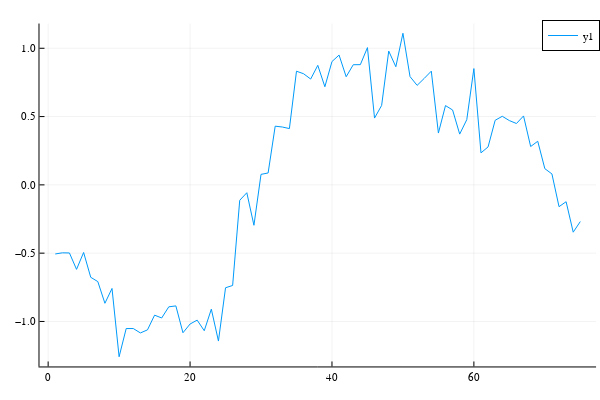

Notebook code for this chart:
### Code cell
plot(-8*μₗ/1e-3 .* V)

### Figure 1 — Plotly figure (JSON) as saved in the notebook; plotly's stock layout.template omitted (floating-point values rounded to 4 significant figures)
{"data": [{"colorbar": {"title": ""}, "legendgroup": "y1", "line": {"color": "rgba(0, 154, 250, 1.000)", "dash": "solid", "shape": "linear", "width": 1}, "mode": "lines", "name": "y1", "showlegend": true, "type": "scatter", "x": [1, 2, 3, 4, 5, 6, 7, 8, 9, 10, 11, 12, 13, 14, 15, 16, 17, 18, 19, 20, 21, 22, 23, 24, 25, 26, 27, 28, 29, 30, 31, 32, 33, 34, 35, 36, 37, 38, 39, 40, 41, 42, 43, 44, 45, 46, 47, 48, 49, 50, 51, 52, 53, 54, 55, 56, 57, 58, 59, 60, 61, 62, 63, 64, 65, 66, 67, 68, 69, 70, 71, 72, 73, 74, 75], "xaxis": "x", "y": [-0.5058, -0.4976, -0.4985, -0.6187, -0.4948, -0.6767, -0.7082, -0.8669, -0.7583, -1.258, -1.052, -1.052, -1.084, -1.062, -0.9539, -0.9744, -0.8929, -0.886, -1.083, -1.019, -0.9902, -1.068, -0.9099, -1.143, -0.7532, -0.7366, -0.1129, -0.05754, -0.2958, 0.07688, 0.08705, 0.4297, 0.4236, 0.412, 0.8322, 0.8136, 0.7746, 0.8751, 0.7183, 0.9029, 0.9502, 0.7916, 0.8796, 0.8801, 1.005, 0.489, 0.5816, 0.9793, 0.8648, 1.11, 0.7928, 0.7284, 0.7793, 0.8325, 0.3794, 0.5804, 0.5483, 0.3717, 0.4775, 0.8514, 0.2343, 0.2779, 0.4728, 0.5021, 0.4708, 0.4492, 0.5046, 0.2807, 0.3193, 0.1186, 0.08006, -0.1597, -0.1235, -0.3463, -0.2685], "yaxis": "y", "zmax": null, "zmin": null}], "layout": {"annotations": [], "height": 400, "legend": {"bgcolor": "rgba(255, 255, 255, 1.000)", "bordercolor": "rgba(0, 0, 0, 1.000)", "borderwidth": 1, "font": {"color": "rgba(0, 0, 0, 1.000)", "family": "sans-serif", "size": 11}, "title": {"font": {"color": "rgba(0, 0, 0, 1.000)", "family": "sans-serif", "size": 15}, "text": ""}, "tracegroupgap": 0, "traceorder": "normal", "x": 1, "xanchor": "auto", "y": 1, "yanchor": "auto"}, "margin": {"b": 20, "l": 0, "r": 0, "t": 20}, "paper_bgcolor": "rgba(255, 255, 255, 1.000)", "plot_bgcolor": "rgba(255, 255, 255, 1.000)", "showlegend": true, "width": 600, "xaxis": {"anchor": "y", "domain": [0.06582, 0.9934], "gridcolor": "rgba(0, 0, 0, 0.100)", "gridwidth": 0.5, "linecolor": "rgba(0, 0, 0, 1.000)", "mirror": false, "range": [-1.22, 77.22], "showgrid": true, "showline": true, "showticklabels": true, "tickangle": 0, "tickcolor": "rgb(0, 0, 0)", "tickfont": {"color": "rgba(0, 0, 0, 1.000)", "family": "sans-serif", "size": 11}, "tickmode": "array", "ticks": "inside", "ticktext": ["0", "20", "40", "60"], "tickvals": [0, 20, 40, 60], "title": "", "titlefont": {"color": "rgba(0, 0, 0, 1.000)", "family": "sans-serif", "size": 15}, "type": "-", "visible": true, "zeroline": false, "zerolinecolor": "rgba(0, 0, 0, 1.000)"}, "yaxis": {"anchor": "x", "domain": [0.03762, 0.9902], "gridcolor": "rgba(0, 0, 0, 0.100)", "gridwidth": 0.5, "linecolor": "rgba(0, 0, 0, 1.000)", "mirror": false, "range": [-1.329, 1.181], "showgrid": true, "showline": true, "showticklabels": true, "tickangle": 0, "tickcolor": "rgb(0, 0, 0)", "tickfont": {"color": "rgba(0, 0, 0, 1.000)", "family": "sans-serif", "size": 11}, "tickmode": "array", "ticks": "inside", "ticktext": ["−1.0", "−0.5", "0.0", "0.5", "1.0"], "tickvals": [-1, -0.5, 0, 0.5, 1], "title": "", "titlefont": {"color": "rgba(0, 0, 0, 1.000)", "family": "sans-serif", "size": 15}, "type": "-", "visible": true, "zeroline": false, "zerolinecolor": "rgba(0, 0, 0, 1.000)"}}}
